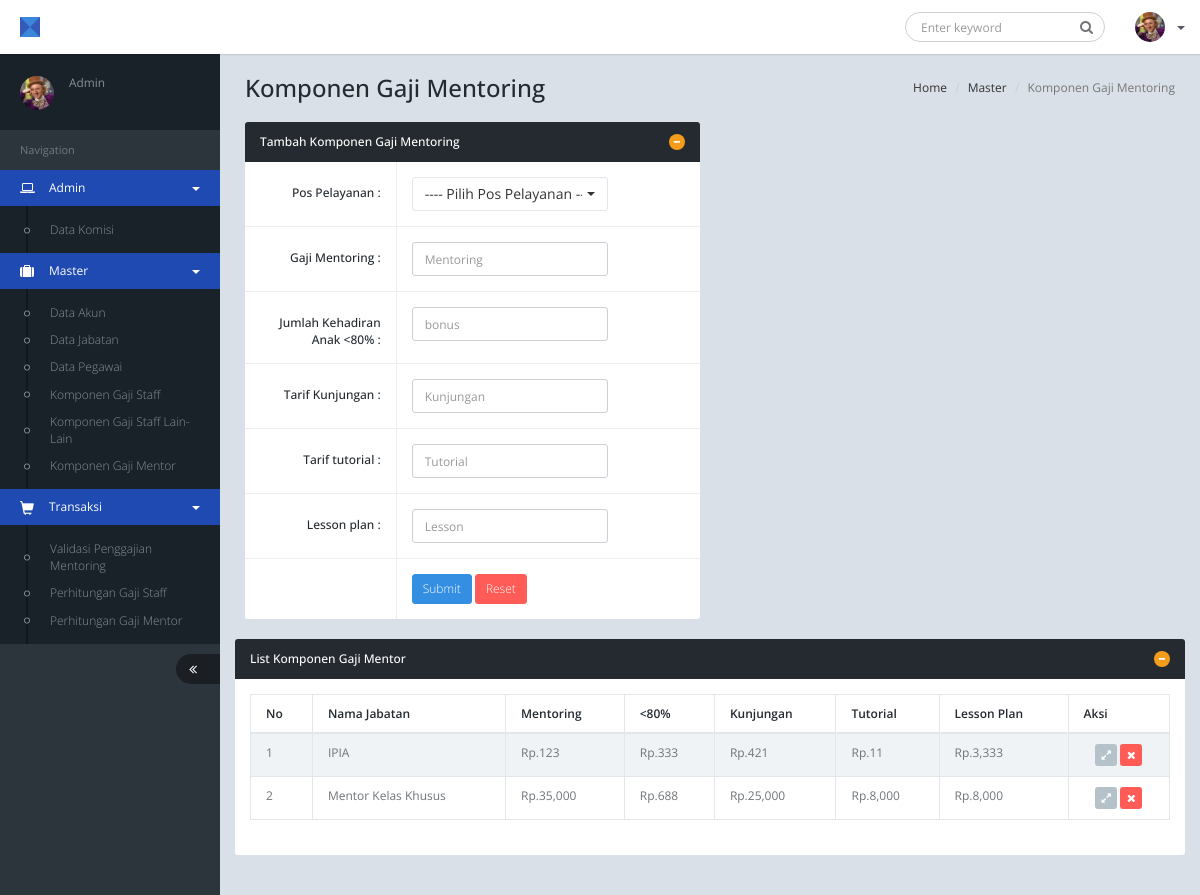
Page /index.php?p=data_jabatan (signed in) on the committed database.
### tables this page shows
CREATE TABLE IF NOT EXISTS `t_tarif_mentor` (
  `id_gaji` varchar(100) NOT NULL,
  `gaji` double NOT NULL,
  `bonus` double DEFAULT NULL,
  `kunjungan` int(20) NOT NULL,
  `tutorial` int(20) NOT NULL,
  `lesson` int(20) NOT NULL,
  PRIMARY KEY (`id_gaji`),
  UNIQUE KEY `id_gaji` (`id_gaji`)
);

### view/content/data_jabatan.php (the view, shortened to what this page needs)
<?php
    if ($_SESSION['level']=='admin'){
 ?>
			<ol class="breadcrumb pull-right">
            <li><a href="<?php echo "http://".$_SERVER['SERVER_NAME'].substr($_SERVER['REQUEST_URI'],0,strlen($_SERVER['REQUEST_URI'])-15);?>"> Home</a></li>
				<li><a href="<?php echo "http://" . $_SERVER['SERVER_NAME'] .$_SERVER['REQUEST_URI'];?>">Master</a></li>
				<li class="active">Komponen Gaji Mentoring</li>
			</ol>
			<h1 class="page-header">Komponen Gaji Mentoring</h1>
			<div class="row">
			    <div class="col-md-6">
                    <div class="panel panel-inverse" data-sortable-id="form-validation-1">
                        <div class="panel-heading">
                            <div class="panel-heading-btn">
                                <a href="javascript:;" class="btn btn-xs btn-icon btn-circle btn-warning" data-click="panel-collapse"><i class="fa fa-minus"></i></a>
                            </div>
                            <h4 class="panel-title">Tambah Komponen Gaji Mentoring</h4>
                        </div>
                        <div class="panel-body panel-form">
                            <form class="form-horizontal form-bordered" data-parsley-validate="true" name="data_pengguna" action="./model/input_jabatan.php" method="POST">
								<div class="form-group">
									<label class="control-label col-md-4 col-sm-4">Pos Pelayanan :</label>
                                    <div class="col-md-6 col-sm-6">
                                        <select name="id_gaji" data-live-search="true" data-style="btn-white" class="form-control selectpicker" >
                                             <option value="1">---- Pilih Pos Pelayanan ----</option>
                                                </select>
                                    </div>
								</div>
                                <div class="form-group">
                                    <label class="control-label col-md-4 col-sm-4">Gaji Mentoring :</label>
                                    <div class="col-md-6 col-sm-6">
                                        <input class="form-control" type="number" name="gapok" placeholder="Mentoring"  />
                                    </div>
                                </div>
                                <div class="form-group">
                                    <label class="control-label col-md-4 col-sm-4">Jumlah Kehadiran Anak &#60;80% :</label>
                                    <div class="col-md-6 col-sm-6">
                                        <input class="form-control" type="float" name="bonus" placeholder="bonus" />
                                    </div>
                                </div>
                                <div class="form-group">
                                    <label class="control-label col-md-4 col-sm-4">Tarif Kunjungan :</label>
                                    <div class="col-md-6 col-sm-6">
                                        <input class="form-control" type="number" name="kunjungan" placeholder="Kunjungan" />
                                    </div>
                                </div>
                                <div class="form-group">
                                    <label class="control-label col-md-4 col-sm-4">Tarif tutorial :</label>
                                    <div class="col-md-6 col-sm-6">
                                        <input class="form-control" type="number" name="tutorial" placeholder="Tutorial" />
                                    </div>
                                </div>
                                <div class="form-group">
                                    <label class="control-label col-md-4 col-sm-4">Lesson plan :</label>
                                    <div class="col-md-6 col-sm-6">
                                        <input class="form-control" type="number" name="lesson" placeholder="Lesson" />
                                    </div>
                                </div>
								<div class="form-group">
									<label class="control-label col-md-4 col-sm-4"></label>
									<div class="col-md-6 col-sm-6">
										<button type="submit" class="btn btn-primary btn-sm">Submit</button> <button type="reset" class="btn btn-danger btn-sm">Reset</button>
									</div>
								</div>
                            </form>
                        </div>
                    </div>
                </div>
            <div class="row">
			    <div class="col-md-12">
                    <div class="panel panel-inverse">
                        <div class="panel-heading">
                            <div class="panel-heading-btn">
                                <a href="javascript:;" class="btn btn-xs btn-icon btn-circle btn-warning" data-click="panel-collapse"><i class="fa fa-minus"></i></a>
                            </div>
                            <h4 class="panel-title">List Komponen Gaji Mentor</h4>
                        </div>
                        <div class="panel-body">
                            <table id="data-table" class="table table-striped table-bordered">
                                <thead>
                                    <tr>
                                        <th>No</th>
                                        <th>Nama Jabatan</th>
                                        <th>Mentoring</th>
                                        <th>&#60;80%</th>
                                        <th>Kunjungan</th>
                                        <th>Tutorial</th>
                                        <th>Lesson Plan</th>
                                        <th>Aksi</th>
                                    </tr>
                                </thead>
                                <tbody>
                                     <?php
                                        $i=0;
                                            $sql=mysql_query("select * from t_tarif_mentor");
                                            while($data=mysql_fetch_array($sql)){
                                                $i++;
                                        ?>
                                            <tr>
                                                <td><?php echo $i; ?></td>
                                                <td><?php echo $data['id_gaji']; ?></td>
                                                <td><?php echo 'Rp.'.number_format($data['gaji']); ?></td>
                                                <td><?php echo 'Rp.'.number_format($data['bonus']); ?></td>
                                                <td><?php echo 'Rp.'.number_format($data['kunjungan']); ?></td>
                                                <td><?php echo 'Rp.'.number_format($data['tutorial']); ?></td>
                                                <td><?php echo 'Rp.'.number_format($data['lesson']); ?></td>
                                                <td align="center">
                                                    <a class="btn btn-default btn-icon btn-sm" href="index.php?p=edit_jabatan&&id_jabatan=<?php echo $data['id_gaji']; ?>"><i class="fa fa-expand"></i></a>
                                                    <a class="btn btn-danger btn-icon btn-sm" data-toggle="modal" data-target="#deletemodal" onclick="setUID('<?php echo $data['id_gaji'];?>')"><i class="fa fa-times"></i></a>
                                                </td>
                                            </tr>
                                            <?php
                                        }
                                    ?>
                                </tbody>
                            </table>
                        </div>
                    </div>
                </div>
            </div>
                       <?php
        }else{
            ?>
            <script type="text/javascript">
                window.location.href="halaman_error.php";
            </script>
        <?php
        }
     ?>

### rows in the picture
t_tarif_mentor: id_gaji "IPIA", gaji "123", bonus "333", kunjungan "421", tutorial "11", lesson "3,333"
t_tarif_mentor: id_gaji "Mentor Kelas Khusus", gaji "35,000", bonus "688", kunjungan "25,000", tutorial "8,000", lesson "8,000"

### other values in the picture
$_SESSION['level'] "Admin"
